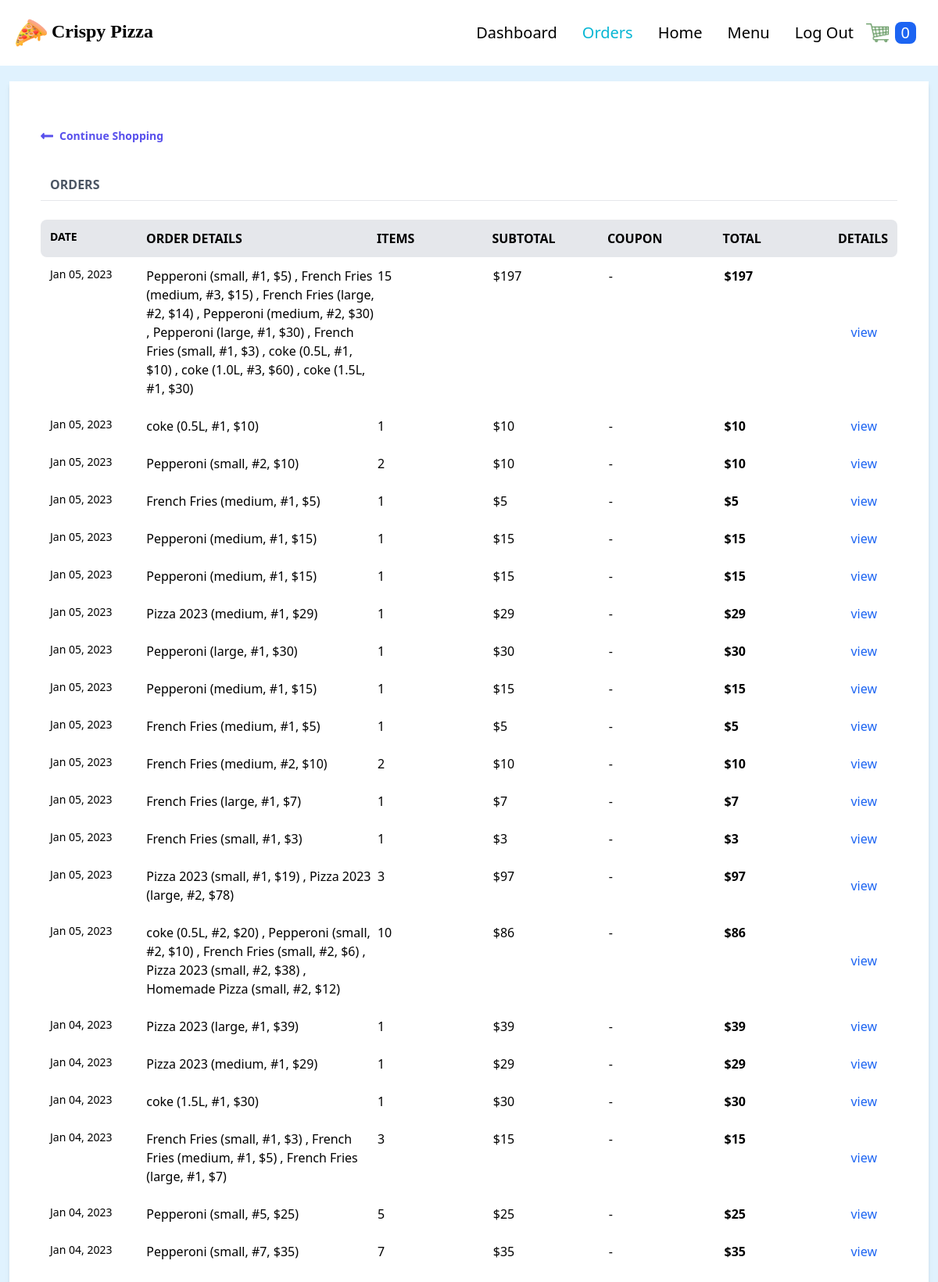
The app's page /orders/ (signed in), older data.
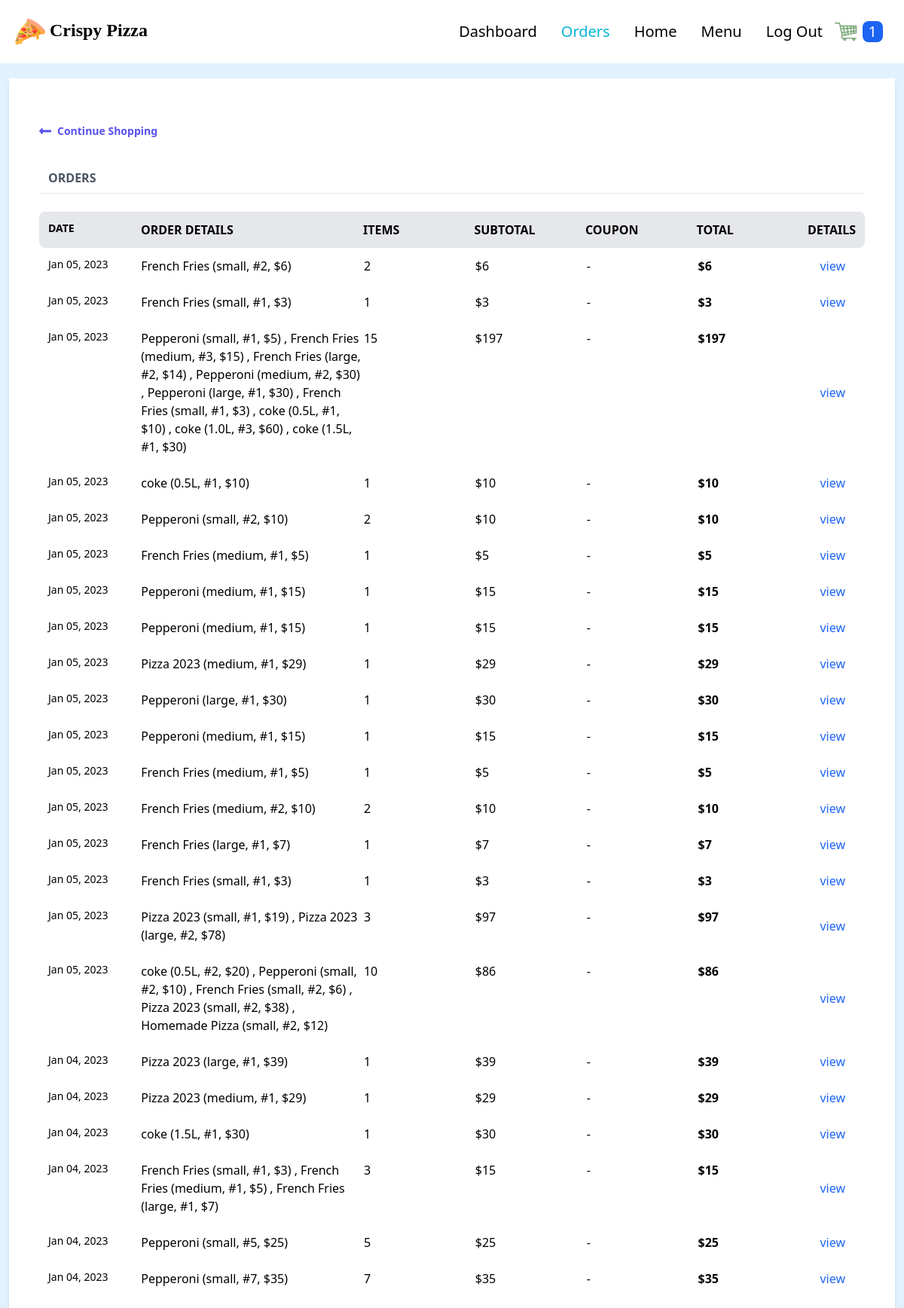
The same page, newer data.
### order/models.py (models this page shows, shortened)
class Order(models.Model):
    PAYMENT_CHOICES = (
        ("cash", "cash"),
        ("online", "online")
        )
    DELIVERY_CHOICES = (
        ("delivery", "delivery"),
        ("carryout", "carryout")
    )
    transaction_id = models.UUIDField(
        primary_key=True, default=uuid.uuid4, editable=True)
    customer = models.ForeignKey(
        Customer, on_delete=models.CASCADE)
    date_ordered = models.DateTimeField(auto_now_add=True)
    date_modified = models.DateTimeField(auto_now=True)
    complete = models.BooleanField(default=False)
    paid = models.BooleanField(default=False)
    payment_method = models.CharField(max_length=10, choices=PAYMENT_CHOICES)
    delivery_method = models.CharField(max_length=10, choices=DELIVERY_CHOICES)
    coupon = models.ForeignKey(
        'Coupon', on_delete=models.SET_NULL, blank=True, null=True)
    @property
    def get_cart_subtotal(self):
        order_items = self.orderitem_set.all()
        total = sum([item.get_total for item in order_items])
        return total
    get_cart_subtotal.fget.short_description = 'Subtotal'
    @property
    def get_cart_total(self):
        total = self.get_cart_subtotal
        if self.coupon:
            total = total - self.get_coupon_value
        return total
    get_cart_total.fget.short_description = 'Total'
    @property
    def get_cart_items(self):
        order_items = self.orderitem_set.all()
        total = sum([item.quantity for item in order_items])
        return total
    get_cart_items.fget.short_description = '# Items'
    @property
    def display_items(self):
        order_items = self.orderitem_set.all()
        ticker, l = 1, len(order_items)
        product_titles = str()
        for item in order_items:
            add_comma = ", " if l > 1 and ticker != l else ""
            if item.variation:
                product_title = f'''{item.product.name}
                ({item.variation.get_size},
                #{item.quantity}, ${item.get_total})
                {add_comma} '''
            else:
                product_title = item.product.name
            product_titles += product_title
            ticker += 1
        return product_titles
    @property
    def get_coupon_value(self):
        if self.coupon:
            if self.coupon.discount_type == "Percent":
                coupon_value = self.get_cart_subtotal*self.coupon.discount_amount//100
            else:
                coupon_value = self.coupon.discount_amount
        else:
            coupon_value = None
        return coupon_value
    get_coupon_value.fget.short_description = 'Coupon'

class OrderItem(models.Model):
    product = models.ForeignKey(
        Product, on_delete=models.SET_NULL, blank=True, null=True)
    order = models.ForeignKey(
        Order, on_delete=models.CASCADE, null=True, blank=True)
    variation = models.ForeignKey(
        ProductVariant, on_delete=models.SET_NULL, blank=True, null=True)
    quantity = models.IntegerField(default=0, null=True, blank=True)
    date_added = models.DateTimeField(auto_now_add=True)
    @property
    def get_item_price(self):
        if self.product.has_variants:
            return self.variation.price
        else:
            return self.product.price
    @property
    def get_total(self):
        if self.product.has_variants:
            total = self.variation.price * self.quantity
        else:
            total = self.product.price * self.quantity
        return total
    get_total.fget.short_description = 'Total'

### store/models.py (models this page shows, shortened)
class Product(models.Model):
    id = models.UUIDField(primary_key=True, default=uuid.uuid4, editable=False)
    name = models.CharField(max_length=100)
    price = models.PositiveIntegerField(blank=True, null=True)
    desc = models.TextField(max_length=500)
    image = models.ImageField(blank=True, upload_to='images')
    created_at = models.DateField(auto_now_add=True)
    updated_at = models.DateField(auto_now=True)
    product_category = models.ForeignKey(
        "Category", on_delete=models.CASCADE, null=True, blank=True)
    def image_tag(self):
        return mark_safe(f'<img src="{self.image.url}" width="100" height="100" />')
    image_tag.short_description = 'Image'
    @property
    def has_variants(self):
        if self.productvariant_set.count() > 0:
            return True
        else:
            return False

class ProductVariant(models.Model):
    title = models.CharField(max_length=100, blank=True, null=True)
    product = models.ForeignKey(Product, on_delete=models.CASCADE)
    size = models.ForeignKey(Size, on_delete=models.CASCADE)
    price = models.PositiveIntegerField()
    @property
    def get_size(self):
        return str(self.size)

class Size(models.Model):
    name = models.CharField(max_length=20, blank=True, null=True)
    def __str__(self):
        return self.name

### users/views.py (the view)
# urls.py: path('orders/', views.my_orders, name='my_orders'),
@login_required
def my_orders(request):
    customer = request.user.customer
    orders = Order.objects.filter(
        customer=customer, complete=True).order_by('-date_modified')
    return render(request, 'users/orders.html', context={'orders': orders})

### store/context_processors.py (called while the page is built, shortened)
def get_cart_quantity(request):
    if request.user.is_authenticated:
        try:
            customer = request.user.customer
        except:
            number_of_items = 0
    try:
        customer_order = Order.objects.filter(
            customer=customer, complete=False)[0]
        number_of_items = customer_order.get_cart_items
    except:
        number_of_items = 0
    finally:
        return {
            'cart_quantity': number_of_items
        }

### users/templates/users/orders.html (shortened to what this page needs)
{% extends 'store/base.html' %} {% block content %}
<div class="flex flex-col shadow-md my-5 mx-3">
  <div class="w-full bg-white px-10 py-10">
    <a href="{% url 'store:products' %}" class="flex font-semibold text-indigo-600 text-sm my-5 w-1/4">
      <svg class="fill-current mr-2 text-indigo-600 w-4" viewBox="0 0 448 512">
        <path
          d="M134.059 296H436c6.627 0 12-5.373 12-12v-56c0-6.627-5.373-12-12-12H134.059v-46.059c0-21.382-25.851-32.09-40.971-16.971L7.029 239.029c-9.373 9.373-9.373 24.569 0 33.941l86.059 86.059c15.119 15.119 40.971 4.411 40.971-16.971V296z" />
      </svg>
      Continue Shopping
    </a>
    <div class="flex mt-10 mb-2">
      <h3 class="font-bold ml-3 text-gray-600 text-md uppercase w-2/5">
        Orders
      </h3>
    </div>
    <hr>
    <br>
    <div class="flex font-semibold uppercase space-around bg-gray-200 rounded-lg p-3">
      <div class="text-sm w-1/6">Date</div>
      <div class="w-2/5">Order details</div>
      <div class="w-1/5">Items</div>
      <div class="w-1/5">Subtotal</div>
      <div class="w-1/5">Coupon</div>
      <div class="w-1/5">Total</div>
      <div class="w-1/12">Details</div>
    </div>
    {% for order in orders %}
    <div class="flex space-around hover:bg-gray-100 rounded-lg p-3">
      <div class="text-sm w-1/6">{{order.date_modified|date:"M d, Y" }}</div>
      <div class="w-2/5">
        {{order.display_items}}
      </div>
      <div class="w-1/5">{{order.get_cart_items}}</div>
      <div class="w-1/5">${{order.get_cart_subtotal}}</div>
      {% if order.coupon %}
      <div class="w-1/5">-${{order.get_coupon_value}}</div>
      {% else %}
      <div class="w-1/5">-</div>
      {% endif %}
      <div class="w-1/5 font-semibold">${{order.get_cart_total}}</div>
      <button class="w-1/12 text-blue-600" onclick="toggleModal('{{forloop.counter}}')">view</button>
    </div>
    {% endfor %}
  </div>
</div>
{% endblock %}

Row changes from the older to the newer data that the page shows:
added Order: date_modified "Jan 05, 2023", display_items "French Fries (small, #2, $6)", get_cart_items "2", get_cart_subtotal "6", get_cart_total "6"
added Order: date_modified "Jan 05, 2023", display_items "French Fries (small, #1, $3)", get_cart_items "1", get_cart_subtotal "3", get_cart_total "3"
Text that changed along with them:
{{ cart_quantity }}: "0" → "1"
